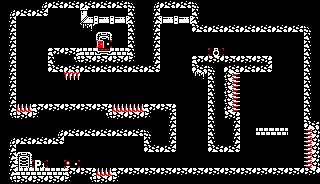

The image is a tile-based game level rendered from a .tmx file. Its description and complete source (layers, tilesets, objects, tile grids) follow:
An orthogonal 20x23 tile map with 16x8 px tiles, 1 tile layer (Map Layer).

<map version="1.10" tiledversion="1.11.2" orientation="orthogonal" renderorder="right-down" width="20" height="23" tilewidth="16" tileheight="8" infinite="0" nextlayerid="2" nextobjectid="1">
 <tileset firstgid="1" source="AllPatterns.tsx" />
 <layer id="1" name="Map Layer" width="20" height="23">
  <data encoding="csv">
1,1,15,31,31,31,31,31,14,15,31,31,14,1,1,1,1,1,1,1,
15,31,11,1,1,23,1,1,6,7,1,1,6,1,1,1,1,1,1,1,
7,1,1,1,1,26,18,18,6,7,18,18,6,1,1,1,1,1,1,1,
7,1,1,1,1,3,1,1,6,7,1,1,10,31,31,31,31,31,31,14,
7,1,1,1,1,1,5,1,6,7,1,1,1,1,1,1,1,1,1,6,
7,1,1,1,1,1,94,1,6,7,1,1,1,1,1,1,1,1,1,6,
7,1,1,8,9,16,32,16,6,7,1,1,1,102,1,1,1,1,1,6,
7,1,1,6,13,30,30,30,12,7,1,1,8,30,30,30,9,1,1,6,
7,1,1,10,31,31,31,31,31,11,1,1,10,14,31,31,11,1,1,6,
7,1,1,1,40,1,1,1,1,1,1,1,3,6,42,1,1,1,1,6,
7,1,1,1,1,1,1,1,1,1,1,1,1,6,42,1,1,1,1,6,
7,1,1,1,1,1,1,1,1,1,1,1,1,6,42,1,1,1,1,6,
7,1,1,1,1,1,1,1,1,1,1,1,1,6,42,1,1,1,1,6,
7,39,8,30,30,30,9,39,39,8,9,1,1,6,42,1,1,1,1,6,
13,30,12,1,1,1,13,30,30,12,7,1,1,6,9,1,1,1,1,6,
1,1,1,1,1,1,1,1,1,1,7,1,1,6,7,1,1,1,1,10,
1,1,1,15,31,31,31,31,31,14,7,1,1,6,7,1,16,16,1,41,
15,31,31,11,1,1,1,1,1,6,7,1,1,6,7,1,1,1,1,41,
7,1,1,1,1,1,1,1,1,10,11,1,1,10,11,1,1,1,1,41,
7,5,1,1,1,1,1,1,1,1,1,1,1,1,1,1,1,1,1,41,
7,4,101,1,93,1,1,1,1,1,1,1,1,1,1,1,1,1,1,41,
7,16,16,16,8,9,39,8,30,30,30,30,30,30,30,30,30,30,30,30,
13,30,30,30,12,13,30,12,1,1,1,1,1,1,1,1,1,1,1,1
</data>
 </layer>
</map>
